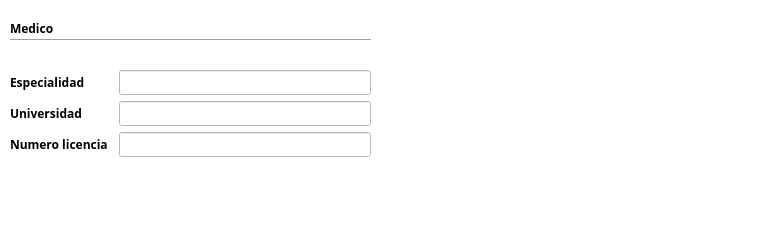
<?xml version="1.0" encoding="UTF-8"?>
<ui version="4.0">
 <class>widgetTipoEmpleadoMedico</class>
 <widget class="QWidget" name="widgetTipoEmpleadoMedico">
  <property name="geometry">
   <rect>
    <x>0</x>
    <y>0</y>
    <width>761</width>
    <height>241</height>
   </rect>
  </property>
  <property name="palette">
   <palette>
    <active>
     <colorrole role="Base">
      <brush brushstyle="SolidPattern">
       <color alpha="255">
        <red>255</red>
        <green>255</green>
        <blue>255</blue>
       </color>
      </brush>
     </colorrole>
     <colorrole role="Window">
      <brush brushstyle="SolidPattern">
       <color alpha="255">
        <red>255</red>
        <green>255</green>
        <blue>255</blue>
       </color>
      </brush>
     </colorrole>
    </active>
    <inactive>
     <colorrole role="Base">
      <brush brushstyle="SolidPattern">
       <color alpha="255">
        <red>255</red>
        <green>255</green>
        <blue>255</blue>
       </color>
      </brush>
     </colorrole>
     <colorrole role="Window">
      <brush brushstyle="SolidPattern">
       <color alpha="255">
        <red>255</red>
        <green>255</green>
        <blue>255</blue>
       </color>
      </brush>
     </colorrole>
    </inactive>
    <disabled>
     <colorrole role="Base">
      <brush brushstyle="SolidPattern">
       <color alpha="255">
        <red>255</red>
        <green>255</green>
        <blue>255</blue>
       </color>
      </brush>
     </colorrole>
     <colorrole role="Window">
      <brush brushstyle="SolidPattern">
       <color alpha="255">
        <red>255</red>
        <green>255</green>
        <blue>255</blue>
       </color>
      </brush>
     </colorrole>
    </disabled>
   </palette>
  </property>
  <property name="font">
   <font>
    <family>Ubuntu Condensed</family>
    <weight>75</weight>
    <bold>true</bold>
   </font>
  </property>
  <property name="cursor">
   <cursorShape>PointingHandCursor</cursorShape>
  </property>
  <property name="windowTitle">
   <string>Tipo empleado medico</string>
  </property>
  <property name="autoFillBackground">
   <bool>true</bool>
  </property>
  <widget class="QLabel" name="labelMedico">
   <property name="geometry">
    <rect>
     <x>10</x>
     <y>20</y>
     <width>81</width>
     <height>16</height>
    </rect>
   </property>
   <property name="text">
    <string>Medico</string>
   </property>
  </widget>
  <widget class="Line" name="lineMedico">
   <property name="geometry">
    <rect>
     <x>10</x>
     <y>30</y>
     <width>361</width>
     <height>20</height>
    </rect>
   </property>
   <property name="orientation">
    <enum>Qt::Horizontal</enum>
   </property>
  </widget>
  <widget class="QWidget" name="layoutWidget_7">
   <property name="geometry">
    <rect>
     <x>10</x>
     <y>70</y>
     <width>361</width>
     <height>101</height>
    </rect>
   </property>
   <layout class="QFormLayout" name="formLayout_3">
    <property name="fieldGrowthPolicy">
     <enum>QFormLayout::AllNonFixedFieldsGrow</enum>
    </property>
    <item row="0" column="0">
     <widget class="QLabel" name="labelEspecialidad">
      <property name="text">
       <string>Especialidad         </string>
      </property>
     </widget>
    </item>
    <item row="0" column="1">
     <widget class="QLineEdit" name="lineEditEspecialidad">
      <property name="font">
       <font>
        <weight>50</weight>
        <bold>false</bold>
       </font>
      </property>
      <property name="inputMask">
       <string>AAAAAAAAAAAAAAAAAAAAAAAAAAAAAAAAAAAAAAAA; </string>
      </property>
     </widget>
    </item>
    <item row="1" column="0">
     <widget class="QLabel" name="labelUniversidad">
      <property name="text">
       <string>Universidad</string>
      </property>
     </widget>
    </item>
    <item row="1" column="1">
     <widget class="QLineEdit" name="lineEditUniversidad">
      <property name="font">
       <font>
        <weight>50</weight>
        <bold>false</bold>
       </font>
      </property>
      <property name="inputMask">
       <string>AAAAAAAAAAAAAAAAAAAAAAAAAAAAAAAAAAAAAAAA; </string>
      </property>
     </widget>
    </item>
    <item row="2" column="0">
     <widget class="QLabel" name="labelNumeroLicencia">
      <property name="text">
       <string>Numero licencia</string>
      </property>
     </widget>
    </item>
    <item row="2" column="1">
     <widget class="QLineEdit" name="lineEditNumeroLicencia">
      <property name="font">
       <font>
        <weight>50</weight>
        <bold>false</bold>
       </font>
      </property>
      <property name="inputMask">
       <string>NNNNNNNN; </string>
      </property>
     </widget>
    </item>
   </layout>
  </widget>
 </widget>
 <resources/>
 <connections/>
</ui>
